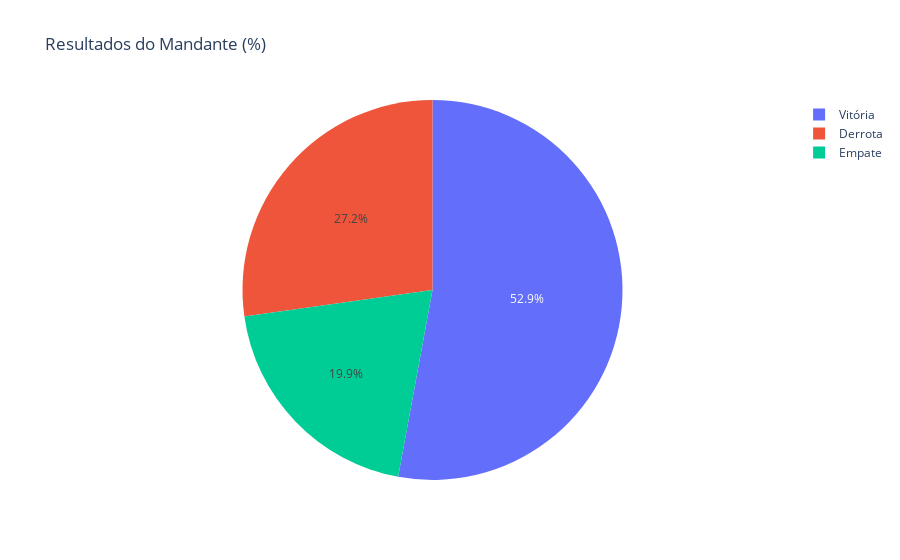

Notebook source saved alongside this figure:
### Markdown cell above
### A vantagem de jogar em casa é real? 🏠

Jogar em casa sempre foi considerado um fator importante no futebol. Mas será que os dados do Brasileirão confirmam essa crença?  
Abaixo, analisamos a proporção de vitórias, empates e derrotas dos times mandantes ao longo dos anos.

### Code cell
# Conta quantos jogos os mandantes venceram, empataram ou perderam
resumo_mandante = df_analise['resultado'].value_counts(normalize=True).reset_index()
resumo_mandante.columns = ['resultado', 'percentual']
resumo_mandante['percentual'] = 100 * resumo_mandante['percentual']
print(resumo_mandante)

# Visualização rápida (opcional)
import plotly.express as px
fig = px.pie(resumo_mandante, names='resultado', values='percentual',
             title='Resultados do Mandante (%)')
fig.show()

### Figure 1 — Plotly figure (JSON) as saved in the notebook; plotly's stock layout.template omitted (floating-point values rounded to 4 significant figures)
{"data": [{"domain": {"x": [0, 1], "y": [0, 1]}, "hovertemplate": "resultado=%{label}<br>percentual=%{value}<extra></extra>", "labels": ["Vitória", "Derrota", "Empate"], "legendgroup": "", "name": "", "showlegend": true, "type": "pie", "values": [52.89, 27.23, 19.88]}], "layout": {"legend": {"tracegroupgap": 0}, "title": {"text": "Resultados do Mandante (%)"}}}
